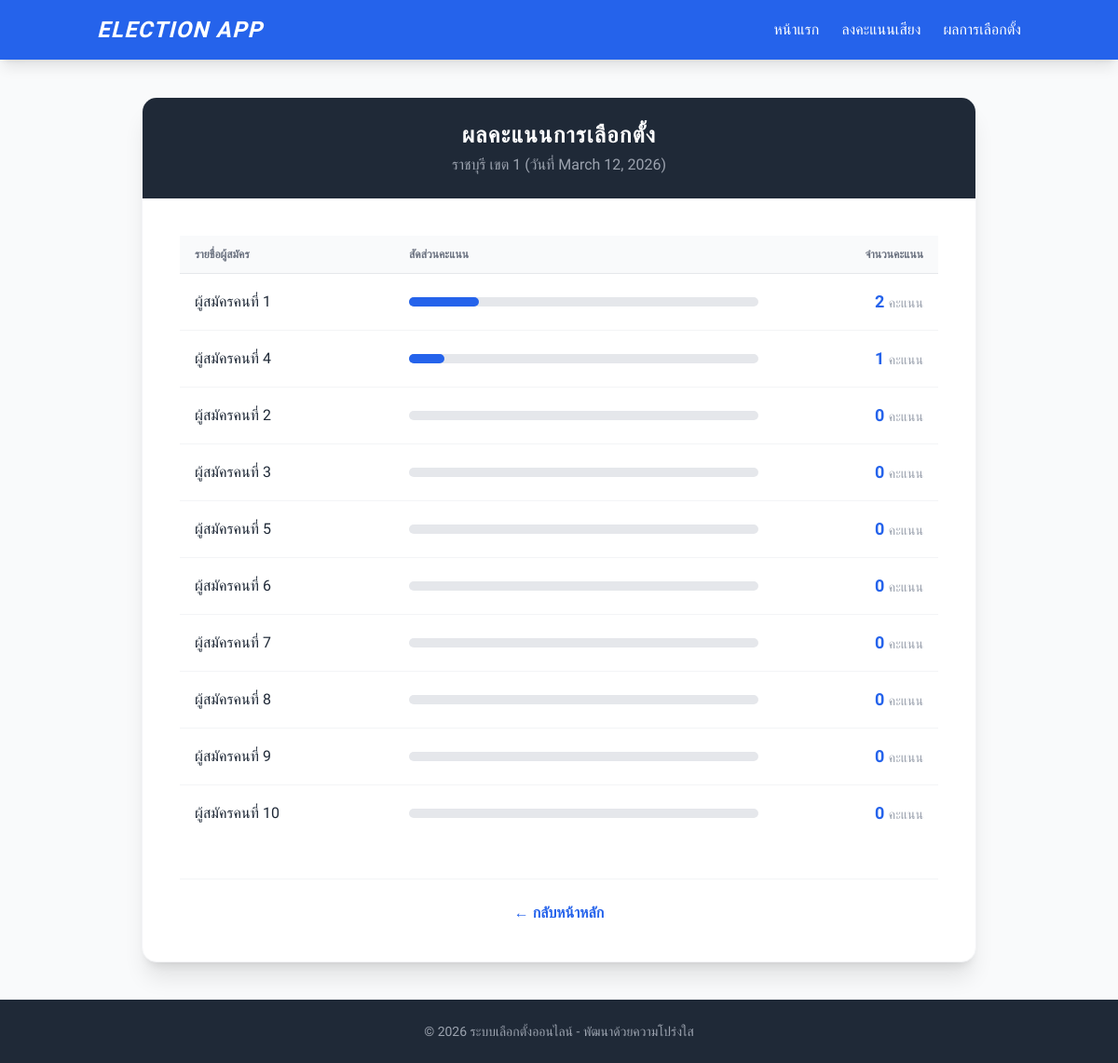
The app's page /results/ with its own data.
### election_app/models.py (models this page shows)
class Election(models.Model):
    name = models.CharField(max_length=255)
    date = models.DateField()

class Candidate(models.Model):
    name = models.CharField(max_length=255)
    election = models.ForeignKey(Election, on_delete=models.CASCADE)

### election_app/views.py (the view, shortened to what this page needs)
# urls.py: path('results/', views.results, name='results'),
def results(request):
    election = Election.objects.first()
    candidates = Candidate.objects.filter(election=election).annotate(total_votes=Count('vote')).order_by('-total_votes')
    success_message = False
    context = {
        'election': election,
        'candidates': candidates,
        'success_message': success_message
    }
    return render(request, 'results.html', context)
    return render(request, 'results.html')

### election_app/templates/results.html (shortened to what this page needs)
{% extends 'base.html' %}
{% block content %}
    <div class="bg-white rounded-2xl shadow-xl overflow-hidden border border-gray-100">
        <div class="bg-gray-800 px-6 py-6 text-center">
            <h2 class="text-2xl font-bold text-white uppercase tracking-wider">ผลคะแนนการเลือกตั้ง</h2>
            <p class="text-gray-400 mt-1">{{ election.name }} (วันที่ {{ election.date }})</p>
        </div>
        <div class="p-6 md:p-10">
            <div class="overflow-x-auto">
                <table class="w-full text-left border-collapse">
                    <thead>
                        <tr class="text-gray-500 uppercase text-xs font-semibold bg-gray-50">
                            <th class="px-4 py-3 border-b">รายชื่อผู้สมัคร</th>
                            <th class="px-4 py-3 border-b w-1/2">สัดส่วนคะแนน</th>
                            <th class="px-4 py-3 border-b text-right">จำนวนคะแนน</th>
                        </tr>
                    </thead>
                    <tbody class="divide-y divide-gray-100">
                        {% for candidate in candidates %}
                        <tr class="hover:bg-gray-50 transition">
                            <td class="px-4 py-4 font-medium text-gray-800">
                                {{ candidate.name }}
                            </td>
                            <td class="px-4 py-4">
                                <div class="w-full bg-gray-200 rounded-full h-2.5">
                                    <div class="bg-blue-600 h-2.5 rounded-full" style="width: {% if candidate.total_votes > 0 %}{{ candidate.total_votes }}0%{% else %}0%{% endif %}"></div>
                                </div>
                            </td>
                            <td class="px-4 py-4 text-right font-bold text-blue-600 text-lg">
                                {{ candidate.total_votes }} <span class="text-sm font-normal text-gray-400">คะแนน</span>
                            </td>
                        </tr>
                        {% empty %}
                        <tr>
                            <td colspan="3" class="px-4 py-10 text-center text-gray-500 italic">
                                ยังไม่มีข้อมูลผู้สมัครในเขตนี้
                            </td>
                        </tr>
                        {% endfor %}
                    </tbody>
                </table>
            </div>
            <div class="mt-10 pt-6 border-t border-gray-100 text-center">
                <a href="{% url 'home' %}" class="inline-block text-blue-600 hover:text-blue-800 font-semibold transition">
                    &larr; กลับหน้าหลัก
                </a>
            </div>
        </div>
    </div>
{% endblock %}

### election_app/templates/base.html (style rules this page uses)
body { font-family: 'Kanit', sans-serif; }

### records on screen
Election: name "ราชบุรี เขต 1", date "March 12, 2026"
Candidate: name "ผู้สมัครคนที่ 1", total_votes "2"
Candidate: name "ผู้สมัครคนที่ 4", total_votes "1"
Candidate: name "ผู้สมัครคนที่ 2", total_votes "0"
Candidate: name "ผู้สมัครคนที่ 3", total_votes "0"
Candidate: name "ผู้สมัครคนที่ 5", total_votes "0"
Candidate: name "ผู้สมัครคนที่ 6", total_votes "0"
Candidate: name "ผู้สมัครคนที่ 7", total_votes "0"
Candidate: name "ผู้สมัครคนที่ 8", total_votes "0"
Candidate: name "ผู้สมัครคนที่ 9", total_votes "0"
Candidate: name "ผู้สมัครคนที่ 10", total_votes "0"
